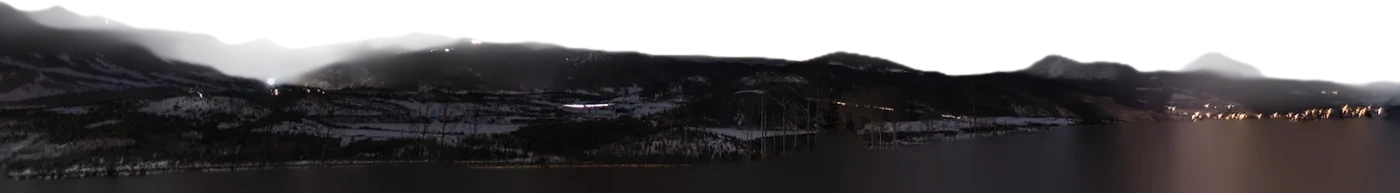
#> input picture site/assets/depth/photo-night-sky/1.webp, 1400 x 193 px
$ python measure.py ../../site/assets/depth/photo-night-sky/1.webp
#> lines starting #> are read from the running program, lines starting #| are printed output that depends on the picture; after the words box and inside, x2 and y2 are one past the last pixel; in counts of white or black regions, pixels touching at a corner belong together
"""Image measurements for the grade pipeline (numpy + PIL only; run with the system python3).

Every number is taken at one common scale (short side resized to 720 px) so grain and sharpness are
comparable "relative to the frame", and only on opaque pixels (alpha > .9) for cut-out sprites/planes.

  black / white  luma (Rec.709 weights on the encoded 0..255 values) at the 0.5th / 99.5th percentile
  mean           mean luma (0..255)
  sat / sat95    mean / 95th-percentile CIELAB chroma C*
  neu_a, neu_b   mean a*, b* of near-neutral pixels (C* < 16, 22 < L* < 92): the white balance / tint
  hi_b, sh_b     mean b* of the brightest / darkest 10 % (split toning: + is warm/yellow, - is cool/blue)
  cct            correlated colour temperature (K, McCamy) of the brightest 10 %
  contrast       standard deviation of L*
  noise          Immerkaer noise sigma (8-bit levels) on flat areas of the luma
  sharp          fine-detail ratio std(I - blur1.2) / std(I - blur6): high = crisp, low = soft / shallow focus

python3 tools/grade/measure.py FILE... prints a table (videos: give frames extracted by grade.py --frames).
"""
import sys
import numpy as np
from PIL import Image

SCALE = 720


def load(path_or_img, scale=SCALE):
    """-> (rgb float32 0..1 HxWx3, mask bool HxW) at the common scale."""
    im = path_or_img if isinstance(path_or_img, Image.Image) else Image.open(path_or_img)
    im.load()
    if im.mode not in ('RGB', 'RGBA'):
        im = im.convert('RGBA' if 'A' in im.mode or im.mode == 'P' else 'RGB')
    s = scale / min(im.size)
    if s < 1:
        im = im.resize((max(1, round(im.width * s)), max(1, round(im.height * s))), Image.LANCZOS)
    a = np.asarray(im, dtype=np.float32) / 255
    if a.shape[2] == 4:
        return a[..., :3], a[..., 3] > .9
    return a, np.ones(a.shape[:2], bool)


def srgb_to_lin(c):
    return np.where(c <= .04045, c / 12.92, ((c + .055) / 1.055) ** 2.4)


def lin_to_srgb(c):
    c = np.clip(c, 0, None)
    return np.where(c <= .0031308, c * 12.92, 1.055 * c ** (1 / 2.4) - .055)


M_XYZ = np.array([[.4124564, .3575761, .1804375], [.2126729, .7151522, .0721750], [.0193339, .1191920, .9503041]], np.float32)
WHITE = np.array([.95047, 1., 1.08883], np.float32)


def rgb_to_lab(rgb):
    xyz = srgb_to_lin(rgb) @ M_XYZ.T
    t = xyz / WHITE
    f = np.where(t > (6 / 29) ** 3, np.cbrt(t), t / (3 * (6 / 29) ** 2) + 4 / 29)
    L = 116 * f[..., 1] - 16
    return np.stack([L, 500 * (f[..., 0] - f[..., 1]), 200 * (f[..., 1] - f[..., 2])], -1), xyz


def lab_to_rgb(lab):
    fy = (lab[..., 0] + 16) / 116
    f = np.stack([fy + lab[..., 1] / 500, fy, fy - lab[..., 2] / 200], -1)
    t = np.where(f > 6 / 29, f ** 3, 3 * (6 / 29) ** 2 * (f - 4 / 29))
    lin = (t * WHITE) @ np.linalg.inv(M_XYZ).T
    return lin_to_srgb(lin)


def blur(a, sigma):
    """Gaussian-ish blur of a 2D/3D float array by three box passes per axis (edge clamped)."""
    if sigma <= 0:
        return a
    r = max(1, int(round(np.sqrt(12 * sigma * sigma / 3 + 1) / 2 - .5)))
    out = a.astype(np.float32, copy=True)
    for ax in (0, 1):
        for _ in range(3):
            pad = [(0, 0)] * out.ndim
            pad[ax] = (r + 1, r)
            p = np.pad(out, pad, mode='edge')
            c = np.cumsum(p, axis=ax, dtype=np.float64)
            n = out.shape[ax]
            hi = np.take(c, np.arange(2 * r + 1, 2 * r + 1 + n), axis=ax)
            lo = np.take(c, np.arange(0, n), axis=ax)
            out = ((hi - lo) / (2 * r + 1)).astype(np.float32)
    return out


def luma(rgb):
    return rgb @ np.array([.2126, .7152, .0722], np.float32)


def noise_sigma(y, mask):
    """Immerkaer (1996) fast noise estimate on flat pixels, in 0..255 levels."""
    k = (y[:-2, :-2] - 2 * y[:-2, 1:-1] + y[:-2, 2:] - 2 * y[1:-1, :-2] + 4 * y[1:-1, 1:-1] - 2 * y[1:-1, 2:]
         + y[2:, :-2] - 2 * y[2:, 1:-1] + y[2:, 2:])
    gx = y[1:-1, 2:] - y[1:-1, :-2]
    gy = y[2:, 1:-1] - y[:-2, 1:-1]
    g = np.hypot(gx, gy)
    m = mask[1:-1, 1:-1] & (g < np.percentile(g[mask[1:-1, 1:-1]], 60)) & (y[1:-1, 1:-1] > .04) & (y[1:-1, 1:-1] < .96)
    if m.sum() < 500:
        return float('nan')
    return float(np.sqrt(np.pi / 2) / 6 * np.abs(k[m]).mean() * 255)


def cct_of(xyz):
    X, Y, Z = xyz
    s = X + Y + Z
    if s <= 0:
        return float('nan')
    x, y = X / s, Y / s
    n = (x - .3320) / (.1858 - y)
    return float(449 * n ** 3 + 3525 * n ** 2 + 6823.3 * n + 5520.33)


def colour_stats(px):
    """The colour/tone subset of metrics() on an N x 3 pixel array (used to derive grades from pooled samples)."""
    y = luma(px) * 255
    lab, xyz = rgb_to_lab(px)
    L, C = lab[:, 0], np.hypot(lab[:, 1], lab[:, 2])
    neu = (C < 16) & (L > 22) & (L < 92)
    hi, sh = L >= np.percentile(L, 90), L <= np.percentile(L, 10)
    return {'black': float(np.percentile(y, .5)), 'white': float(np.percentile(y, 99.5)), 'mean': float(y.mean()), 'meanL': float(L.mean()),
            'sat': float(C.mean()), 'sat95': float(np.percentile(C, 95)), 'contrast': float(L.std()),
            'neu_a': float(lab[neu, 1].mean()) if neu.sum() > 100 else float('nan'),
            'neu_b': float(lab[neu, 2].mean()) if neu.sum() > 100 else float('nan'),
            'hi_b': float(lab[hi, 2].mean()), 'sh_b': float(lab[sh, 2].mean()), 'cct': cct_of(xyz[hi].mean(0))}


def metrics(src, scale=SCALE):
    rgb, mask = load(src, scale)
#> in load, im is the input picture: PIL image 1400x193 RGBA; mean R, G, B, A 55.4, 46.9, 43.9, 174.6
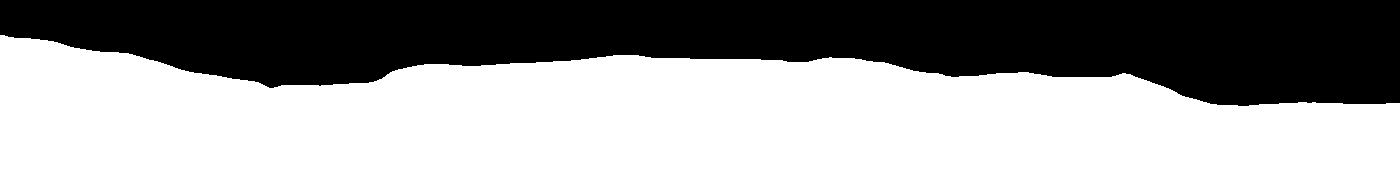
#> mask: shape (193, 1400) bool; 62.6% white; 1 black region, box (x1, y1, x2, y2) and area: (0, 0, 1400, 106) 100963
    y = luma(rgb)
    lab, xyz = rgb_to_lab(rgb)
    L, C = lab[..., 0], np.hypot(lab[..., 1], lab[..., 2])
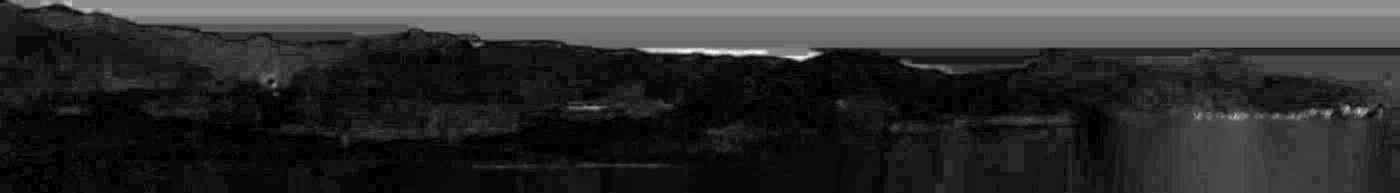
#> C: shape (193, 1400) float32; min 0, max 37.56, mean 7; drawn with min black and max white
    m = mask
    yv, Lv = y[m] * 255, L[m]
    out = {
        'black': float(np.percentile(yv, .5)), 'white': float(np.percentile(yv, 99.5)), 'mean': float(yv.mean()),
        'sat': float(C[m].mean()), 'sat95': float(np.percentile(C[m], 95)), 'contrast': float(Lv.std()),
    }
#> out = {'black': 8.71, 'white': 90.98, 'mean': 32.08, 'sat': 3.27, 'sat95': 9.28, 'contrast': 8.9}
    neu = m & (C < 16) & (L > 22) & (L < 92)
#> neu: shape (193, 1400) bool; 9.7% white; 424 white regions (358 under 20 px), largest, box (x1, y1, x2, y2) and area: (1153, 93, 1400, 193) 18483, (142, 91, 224, 115) 680, (995, 117, 1074, 126) 400
    out['neu_a'] = float(lab[..., 1][neu].mean()) if neu.sum() > 200 else float('nan')
    out['neu_b'] = float(lab[..., 2][neu].mean()) if neu.sum() > 200 else float('nan')
    hi = m & (L >= np.percentile(Lv, 90))
#> hi: shape (193, 1400) bool; 6.3% white; 351 white regions (292 under 20 px), largest, box (x1, y1, x2, y2) and area: (1164, 101, 1304, 193) 9204, (1328, 104, 1376, 193) 2451, (154, 92, 215, 111) 496
    sh = m & (L <= np.percentile(Lv, 10))
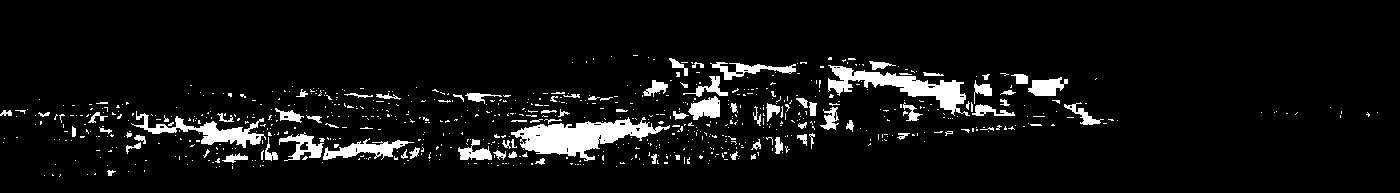
#> sh: shape (193, 1400) bool; 6.5% white; 744 white regions (658 under 20 px), largest, box (x1, y1, x2, y2) and area: (511, 117, 670, 161) 3126, (828, 65, 970, 116) 2272, (131, 111, 266, 148) 1395
    out['hi_b'] = float(lab[..., 2][hi].mean())
    out['sh_b'] = float(lab[..., 2][sh].mean())
    out['cct'] = cct_of(xyz[hi].mean(0))
#> in cct_of, `X, Y, Z = xyz`: X = 0.0788; Y = 0.0763; Z = 0.074
#> in cct_of, `s = X + Y + Z`: s = 0.229
#> in cct_of, `x, y = X / s, Y / s`: x = 0.344; y = 0.333
#> in cct_of, `n = (x - .3320) / (.1858 - y)`: n = -0.0829
    out['noise'] = noise_sigma(y, m)
#> in noise_sigma, `m = mask[1:-1, 1:-1] & (g < np.percentile(g[mask[1:-1, 1:-1]], 60)) & ..`: m: shape (191, 1398) bool; 37.1% white; 1914 white regions (1824 under 20 px), largest, box (x1, y1, x2, y2) and area: (0, 113, 1398, 191) 54844, (471, 54, 1171, 125) 19566, (214, 128, 382, 163) 2441
    d1 = y - blur(y, 1.2)
#> after the loop in blur, `for ax in (0, 1):`:
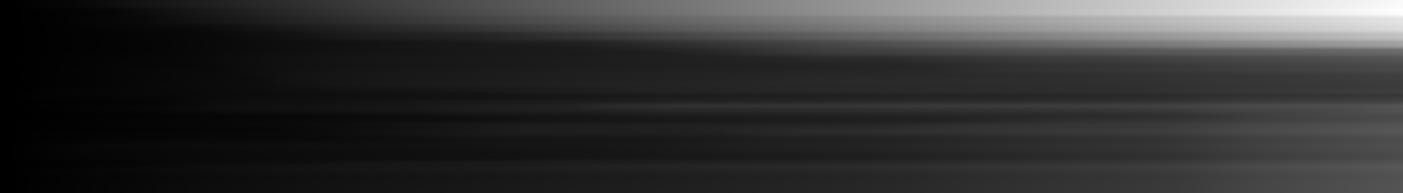
#> c: shape (193, 1403) float64; min 0.0532, max 601.1, mean 119.7; drawn with min black and max white
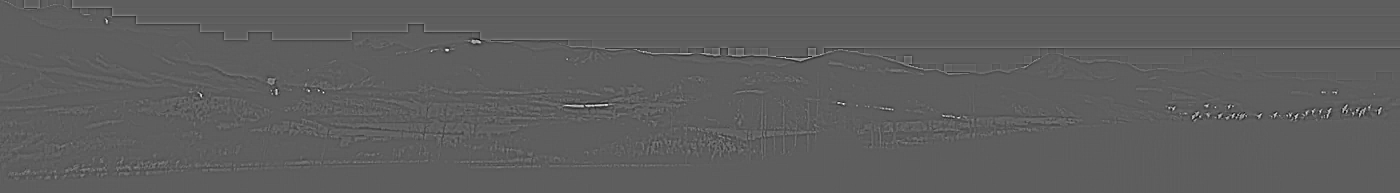
#> d1: shape (193, 1400) float32; min -0.337, max 0.573, mean -5.44e-11; drawn with min black and max white
    d6 = y - blur(y, 6)
#> call 2 of blur, with sigma = 6
#> after the loop in blur (call 2), `for ax in (0, 1):`:
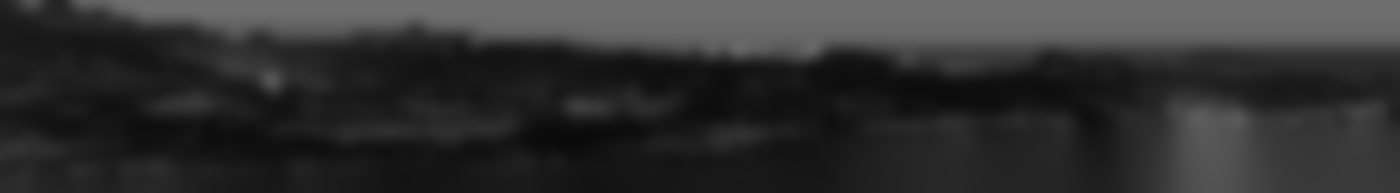
#> out: shape (193, 1400) float32; min 0.041, max 0.438, mean 0.19
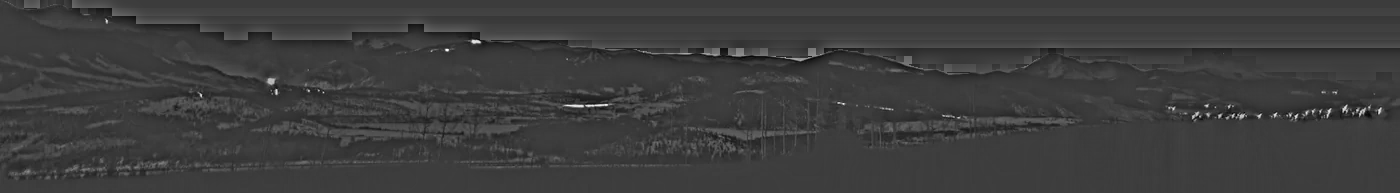
#> d6: shape (193, 1400) float32; min -0.26, max 0.816, mean 6.3e-06; drawn with min black and max white
    out['sharp'] = float(d1[m].std() / max(1e-6, d6[m].std()))
    return out


COLS = ['black', 'white', 'mean', 'sat', 'sat95', 'neu_a', 'neu_b', 'hi_b', 'sh_b', 'cct', 'contrast', 'noise', 'sharp']
FMT = {'cct': '{:6.0f}', 'sharp': '{:5.3f}', 'noise': '{:5.2f}'}


def row(name, mt, width=34):
    return f'{name[:width]:<{width}} ' + ' '.join((FMT.get(k, '{:6.1f}')).format(mt[k]) for k in COLS)


def header(width=34):
    return f'{"asset":<{width}} ' + ' '.join(f'{k:>{6 if k not in ("sharp", "noise") else 5}}' for k in COLS)


if __name__ == '__main__':
    print(header())
    for f in sys.argv[1:]:
        print(row('/'.join(f.split('/')[-2:]) if '/depth/' in f else f.split('/')[-1], metrics(f)))
